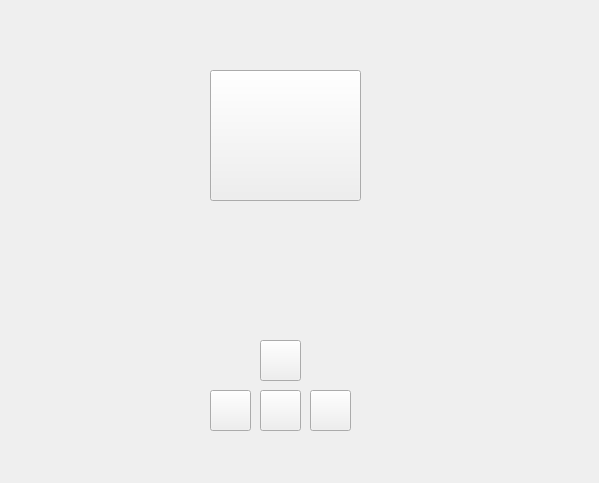
<?xml version="1.0" encoding="UTF-8"?>
<ui version="4.0">
 <class>Widget</class>
 <widget class="QWidget" name="Widget">
  <property name="geometry">
   <rect>
    <x>0</x>
    <y>0</y>
    <width>599</width>
    <height>483</height>
   </rect>
  </property>
  <property name="windowTitle">
   <string>Widget</string>
  </property>
  <widget class="QPushButton" name="target">
   <property name="geometry">
    <rect>
     <x>210</x>
     <y>70</y>
     <width>151</width>
     <height>131</height>
    </rect>
   </property>
   <property name="text">
    <string/>
   </property>
  </widget>
  <widget class="QPushButton" name="left">
   <property name="geometry">
    <rect>
     <x>210</x>
     <y>390</y>
     <width>41</width>
     <height>41</height>
    </rect>
   </property>
   <property name="text">
    <string/>
   </property>
  </widget>
  <widget class="QPushButton" name="up">
   <property name="geometry">
    <rect>
     <x>260</x>
     <y>340</y>
     <width>41</width>
     <height>41</height>
    </rect>
   </property>
   <property name="text">
    <string/>
   </property>
  </widget>
  <widget class="QPushButton" name="down">
   <property name="geometry">
    <rect>
     <x>260</x>
     <y>390</y>
     <width>41</width>
     <height>41</height>
    </rect>
   </property>
   <property name="text">
    <string/>
   </property>
  </widget>
  <widget class="QPushButton" name="right">
   <property name="geometry">
    <rect>
     <x>310</x>
     <y>390</y>
     <width>41</width>
     <height>41</height>
    </rect>
   </property>
   <property name="text">
    <string/>
   </property>
  </widget>
 </widget>
 <resources/>
 <connections/>
</ui>
